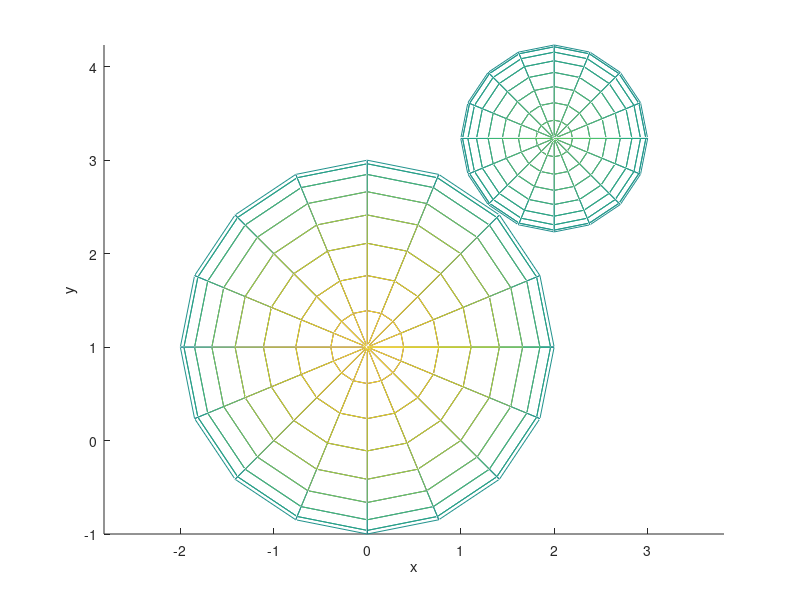

The MATLAB source for this figure:
p1 = [0.000000000 1.00000000 0.000000000];
r1 = 2;
p2 = [2.00000000 3.232 0.000000000];
r2 = 1;

n = [.667359 .74473 -.0028850];
d = .000856;

figure(1);clf;
hold on;axis equal;
xlabel('x');
ylabel('y');
zlabel('z');

[x,y,z] = sphere(16);
mesh(x*r1+p1(1),y*r1+p1(2),z*r1+p1(3), 'FaceColor', 'none');
mesh(x*r2+p2(1),y*r2+p2(2),z*r2+p2(3), 'FaceColor', 'none');

shift = n;

quiver3(p2(1), p2(2), p2(3), shift(1), shift(2), shift(3));

pause

p2 = p2 + n*d;

figure(1);clf;
hold on;axis equal;
xlabel('x');
ylabel('y');
zlabel('z');

[x,y,z] = sphere(16);
mesh(x*r1+p1(1),y*r1+p1(2),z*r1+p1(3), 'FaceColor', 'none');
mesh(x*r2+p2(1),y*r2+p2(2),z*r2+p2(3), 'FaceColor', 'none');

shift = n*d;

quiver3(p2(1), p2(2), p2(3), shift(1), shift(2), shift(3));